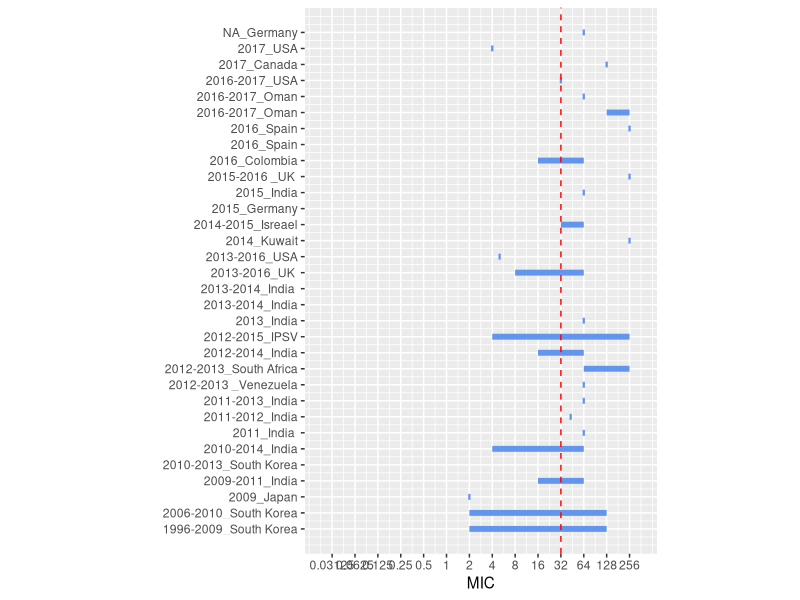
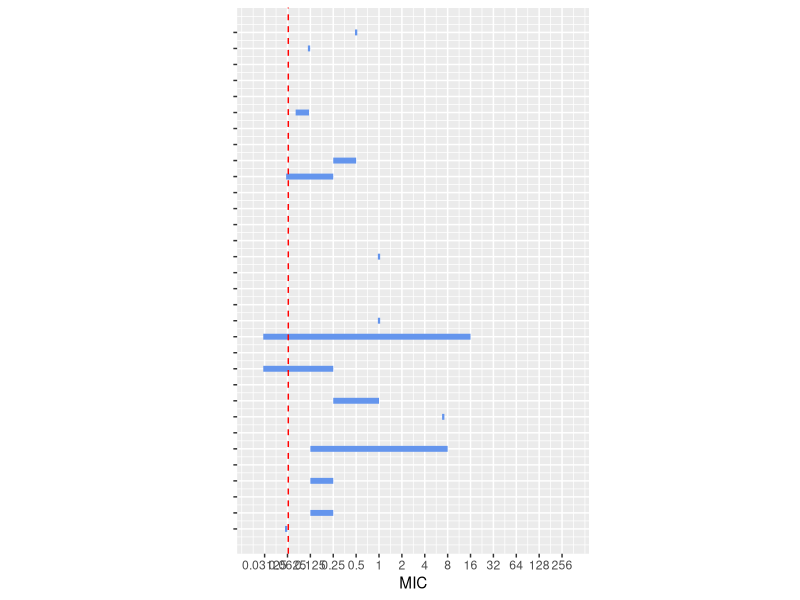
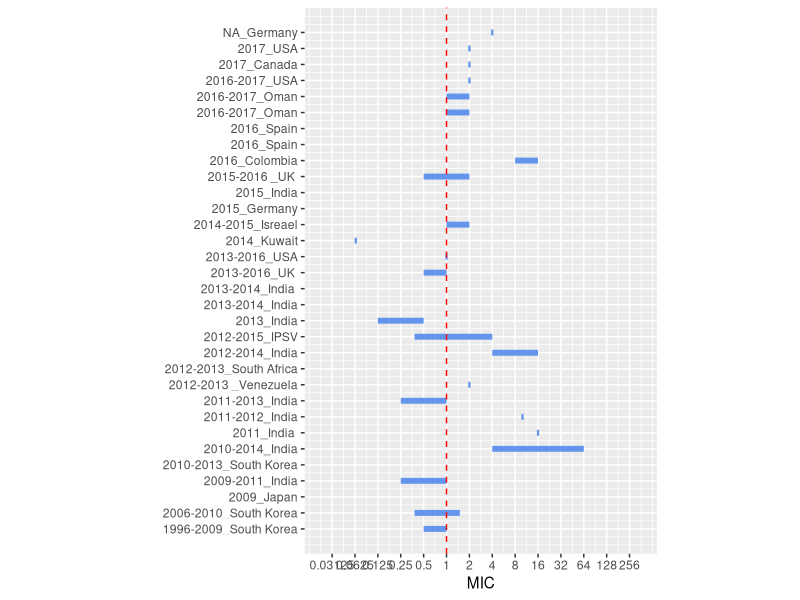
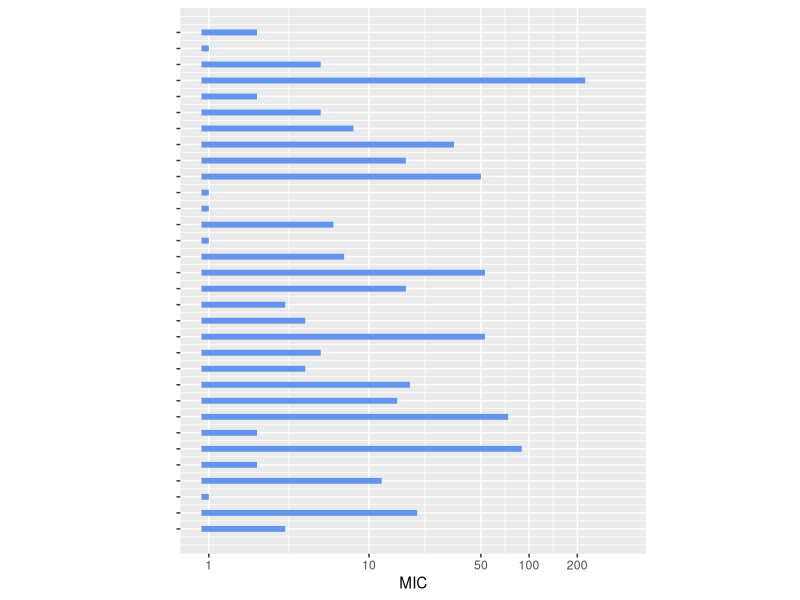
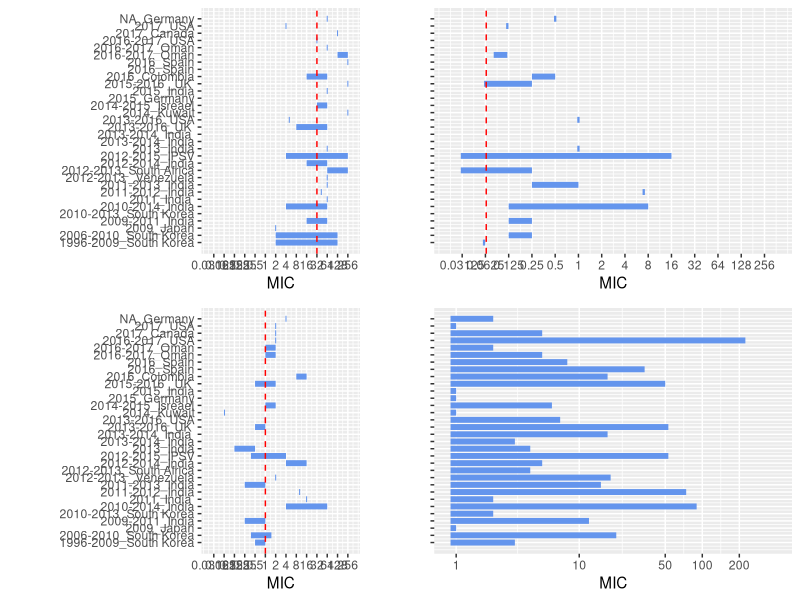
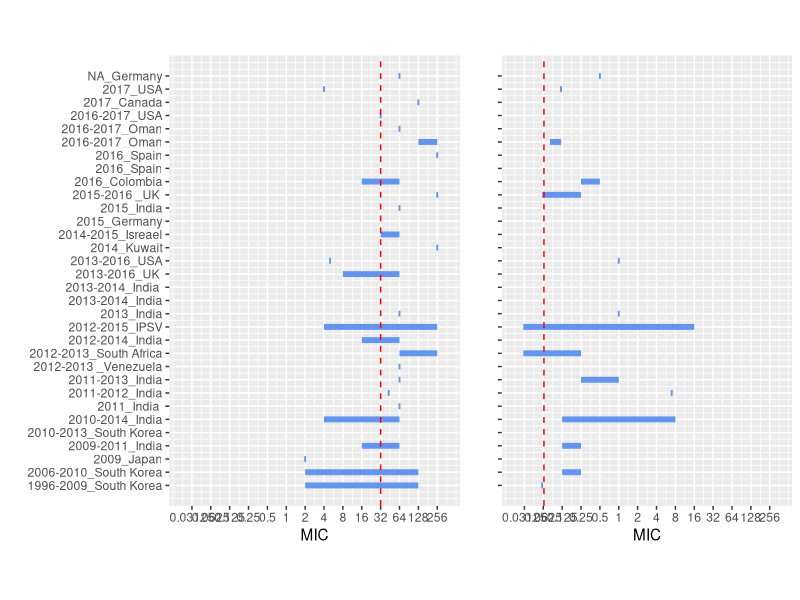

Recreate these plots in R, in order.
## ---- chunk 1
knitr::opts_chunk$set(echo = TRUE)
## ---- chunk 2
mic = read.csv("MIC2.csv", header = T, sep = ";")
names(mic)[1] = "Country"
summary(mic)
## ---- chunk 3
mic$epi = paste( mic$Year, mic$Country, sep = "_")
mic = mic[order(mic$epi),]
mic$row = seq(1:length(mic$Country))


mic = mic[seq(1, length(mic$Country)-2),]
## ---- chunk 4
mic$FL_min = log2(mic$FL_min)
mic$FL_max = log2(mic$FL_max)

for(i in seq(1:length(mic$Country))){
  if(!is.na(mic$FL_min[i]) & mic$FL_min[i] == mic$FL_max[i]) {
    mic$FL_min[i] = mic$FL_min[i] -0.05
    mic$FL_max[i] = mic$FL_max[i] +0.05
}
}


## ---- chunk 5
library("ggplot2")
#breakpoint glabrata = 32
png('fluco_same.png',height = 550 , width = 500)
par(mar=c(3,2,2,2))

pf = ggplot(mic) 

pf = pf +  geom_segment(aes(x=FL_min, 
                          y = row , xend=FL_max ,
                          yend = row),
                        show.legend = F,
                        size = 2,
                      colour = "cornflowerblue") 

pf2 = pf + scale_y_continuous(name = "",breaks = 1:length(mic$n) ,labels = as.character(mic$epi)) 

pf3 = pf2 + scale_x_continuous(name = "MIC",limits = c(-5.5, 8.5), breaks = seq(-5, 8), labels = c(2**seq(-5, 8)))

pf3 = pf3 + geom_vline(xintercept= (log2(32)), colour = "red", linetype = "dashed")+coord_fixed(0.7)

print(pf3)

dev.off()
## ---- chunk 6
mic$Casp_min = as.numeric(mic$Casp_min)
mic$Casp_max = as.numeric(mic$Casp_max)

mic$Casp_min = log2(mic$Casp_min)
mic$Casp_max = log2(mic$Casp_max)

mic$Casp_min == mic$Casp_max

for(i in seq(1:length(mic$Country))){
  if(!is.na(mic$Casp_min[i] == mic$Casp_max[i]) & mic$Casp_min[i] == mic$Casp_max[i]) {
    mic$Casp_min[i] = mic$Casp_min[i] -0.05
    mic$Casp_max[i] = mic$Casp_max[i] +0.05
}
}
## ---- chunk 7

png('Caspo_same.png',height = 550 , width = 500)
par(mar=c(3,2,2,2))

pc = ggplot(mic) 

pc = pc +  geom_segment(aes(x=Casp_min, 
                          y = row , xend=Casp_max ,
                          yend = row),
                          size = 2,
                        show.legend = F,
                      colour = "cornflowerblue") 

pc2 = pc + scale_y_continuous(name = "", breaks = 1:length(mic$n) ,labels = rep(c(""), times = length(mic$n))) 

pc3 = pc2 + scale_x_continuous(name = "MIC",limits = c(-5.5, 8.5), breaks = seq(-5.0, 8.0) , labels = as.character(c(2**seq(-5, 8))))

pc3 = pc3 + geom_vline(xintercept= (log2(0.064)), colour = "red", linetype = "dashed") 
  
pc4 = pc3 + coord_fixed(0.7)

length(mic$n)
length(seq(-5.0, 8.0))
(1.6 * 14) / 32

print(pc4)

dev.off()
## ---- chunk 8
mic$AMB_min = as.numeric(mic$AMB_min)
mic$AMB_max = as.numeric(mic$AMB_max)

mic$AMB_min = log2(mic$AMB_min)
mic$AMB_max = log2(mic$AMB_max)

mic$AMB_min == mic$AMB_max

for(i in seq(1:length(mic$Country))){
  if(!is.na(mic$AMB_min[i] == mic$AMB_max[i]) & mic$AMB_min[i] == mic$AMB_max[i]) {
    mic$AMB_min[i] = mic$AMB_min[i] -0.05
    mic$AMB_max[i] = mic$AMB_max[i] +0.05
}
}
## ---- chunk 9
#breakpoint glabrata = 1

png('AMB_same.png',height = 550 , width = 500)
par(mar=c(3,2,2,2))

pa = ggplot(mic) 

pa = pa +  geom_segment(aes(x=AMB_min, 
                          y = row , xend=AMB_max ,
                          yend = row),
                           size = 2,
                        show.legend = F,
                      colour = "cornflowerblue") 

pa2 = pa + scale_y_continuous(name = "",breaks = 1:length(mic$n) ,labels = as.character(mic$epi)) 
pa3 = pa2 + scale_x_continuous(name = "MIC",limits = c(-5.5, 8.5), breaks = seq(-5.0, 8.0) , labels = as.character(c(2**seq(-5, 8))))

pa3 = pa3 + geom_vline(xintercept= (log2(1)), colour = "red", linetype = "dashed") + coord_fixed(0.7)
print(pa3)


dev.off()
## ---- chunk 10
png('size.png',height = 550 , width = 500)

s = ggplot(mic) 

s = s +  geom_segment(aes(x=rep(log10(0.9), time(length(n))), 
                          y = row , xend=log10(n) ,
                          yend = row
                            ),size = 2, show.legend = F,
                      colour = "cornflowerblue") 

s2 = s + scale_y_continuous(name = "", breaks = 1:length(mic$n) ,labels = rep(c(""), times = length(mic$n)))  
s3 = s2 + scale_x_continuous(name = "MIC",limits = c(log10(0.9), 2.6), breaks = log10(c(1,10,50,100, 200)), labels = c(1,10,50,100, 200))

(1.6 * 5) / 32

s4 = s3 + coord_fixed(0.1)

print(s4)
dev.off()
## ---- chunk 11
library("gridExtra")
library("gtable")
library(ggplot2)
library("grid")
png('arrenged.png',height = 650 , width = 500)
grid.arrange(pf3, pc3,pa3,s3, nrow = 2 )
dev.off()

png('arrenged2.png',height = 550 , width = 600)
g1 <- ggplotGrob(pf3)
g2 <- ggplotGrob(pc3)
g <- cbind(g1, g2, size = "first")
g$heights = unit.pmax(g1$heights, g2$heights)
grid.newpage()
grid.draw(g)
dev.off()

10** 1.5
